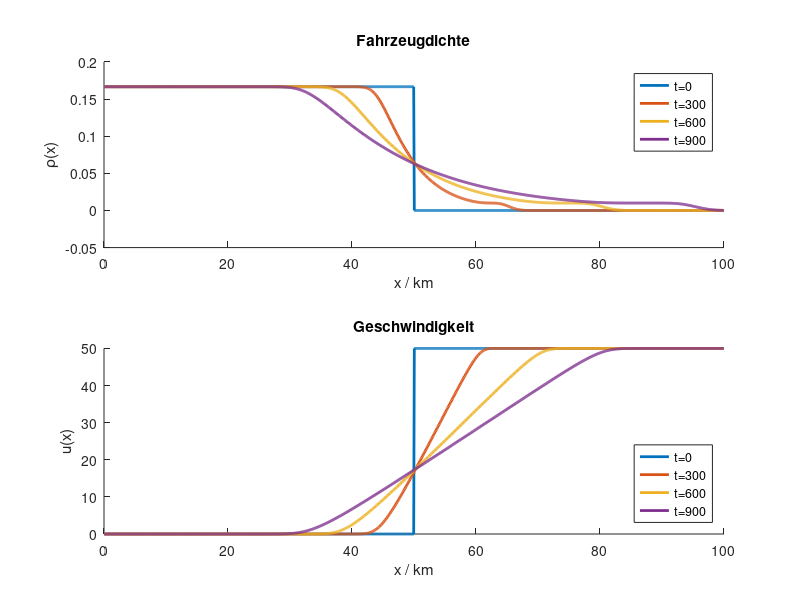

Write the MATLAB code that produced this figure.
% Kap_11_Autobahn.m
function autobahn
% mit FV Ortsdiskretisierung
 n = 1000; dx = 100000/n;
 x = linspace(dx/2, 100000-dx/2, n); % Zellenmittelpunkte
% Anfangswerte, tspan
 y0 = 0*x; y0(x < 50000) = 1/6; tspan = 0:300:900; 
% Integrator
 tol = 1.0e-5; options=odeset('Stats','on','RelTol',tol,'AbsTol',tol);
 [t,y] = ode45(@(t,y) dgl(t,y,dx),tspan,y0,options);
% Ergebnisse plotten
 subplot(2,1,1); hold on
 title('Fahrzeugdichte'); xlabel('x / km'); ylabel('\rho(x)');
 subplot(2,1,2); hold on
 title('Geschwindigkeit'); xlabel('x / km'); ylabel('u(x)');
 for i=1:length(t) 
    subplot(2,1,1); plot(x/1000,y(i,:),'linewidth',2); 
    subplot(2,1,2); plot(x/1000,uvonrho(y(i,:)),'linewidth',2); hold on
 end
 subplot(2,1,1); 
 legend({'t=0','t=300','t=600','t=900'})
 subplot(2,1,2);
 legend({'t=0','t=300','t=600','t=900'},'location','southeast')

function dy = dgl(t,y,dx)
 n = length(y); dy = zeros(n,1);
 lam = uvonrho(0.0); % = u_max 
 [yL,yR] = recover(y); % Werte auf Zellgrenzen
 yL(1) = 1/6; yR(1) = 1/6; % linke RB
 fluxL = yL.*uvonrho(yL); fluxR = yR.*uvonrho(yR); % Flüsse
 fR = fluxL(1);
 for i = 1:n
    fL = fR;
    fR = 0.5*(fluxL(i+1) + fluxR(i+1) - lam*(yR(i+1)-yL(i+1)));
    dy(i) = -(fR - fL)/dx;
 end
 
function [yL,yR] = recover(y)
 yL = [2*y(1)-y(2); y];
 yR = [y; 2*y(end)-y(end-1)];

function u = uvonrho(rho)
 u_max = 50; rho_max = 1/6; rho_krit = 1/100; 
 c = u_max/log(rho_krit/rho_max);
 u = 0*rho + u_max;
 ff = find(rho > rho_krit); u(ff) = c*log(rho(ff)/rho_max);
 ff = find(rho > rho_max);  u(ff)=0;

